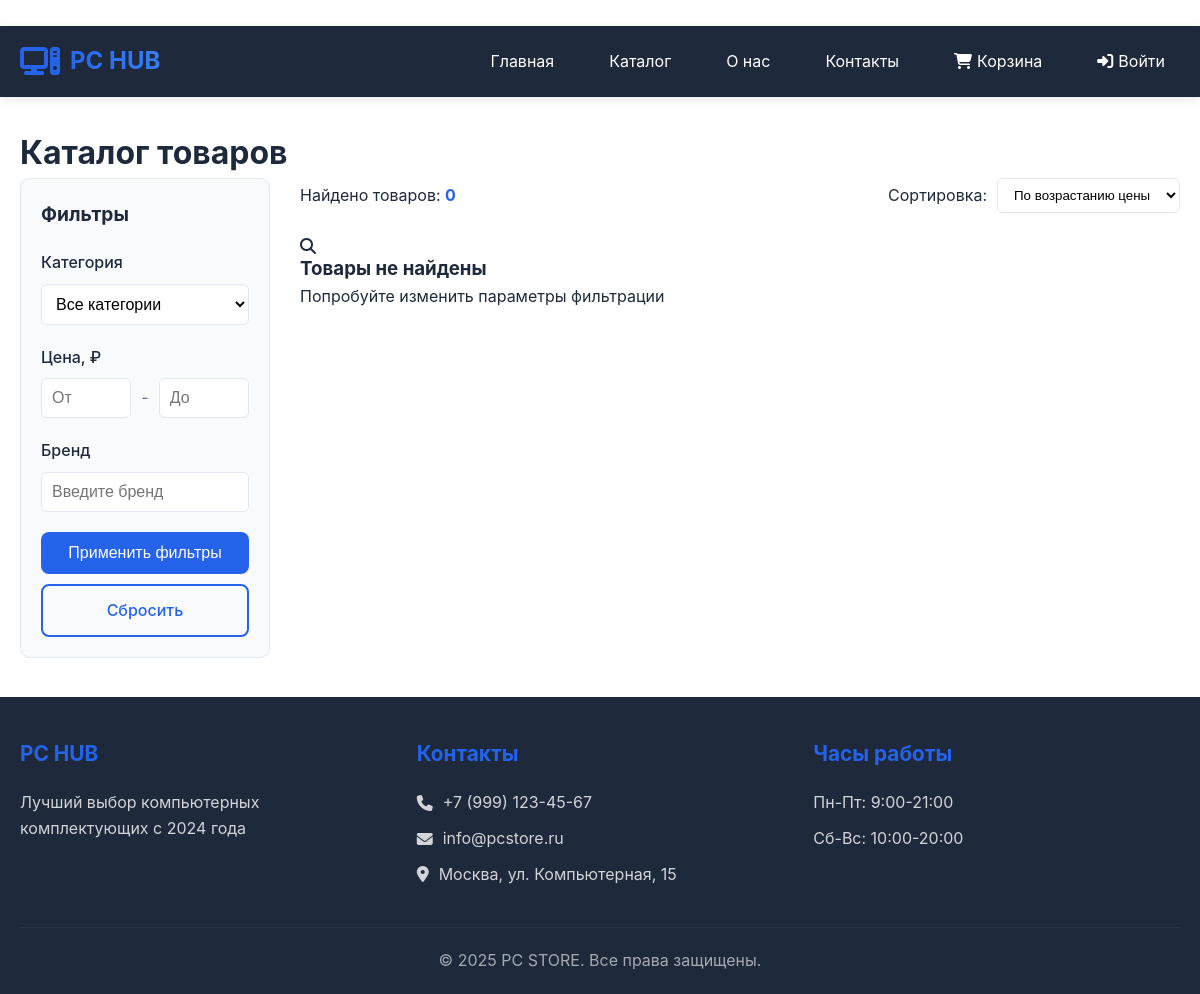
Before: /products/ with the older database file.
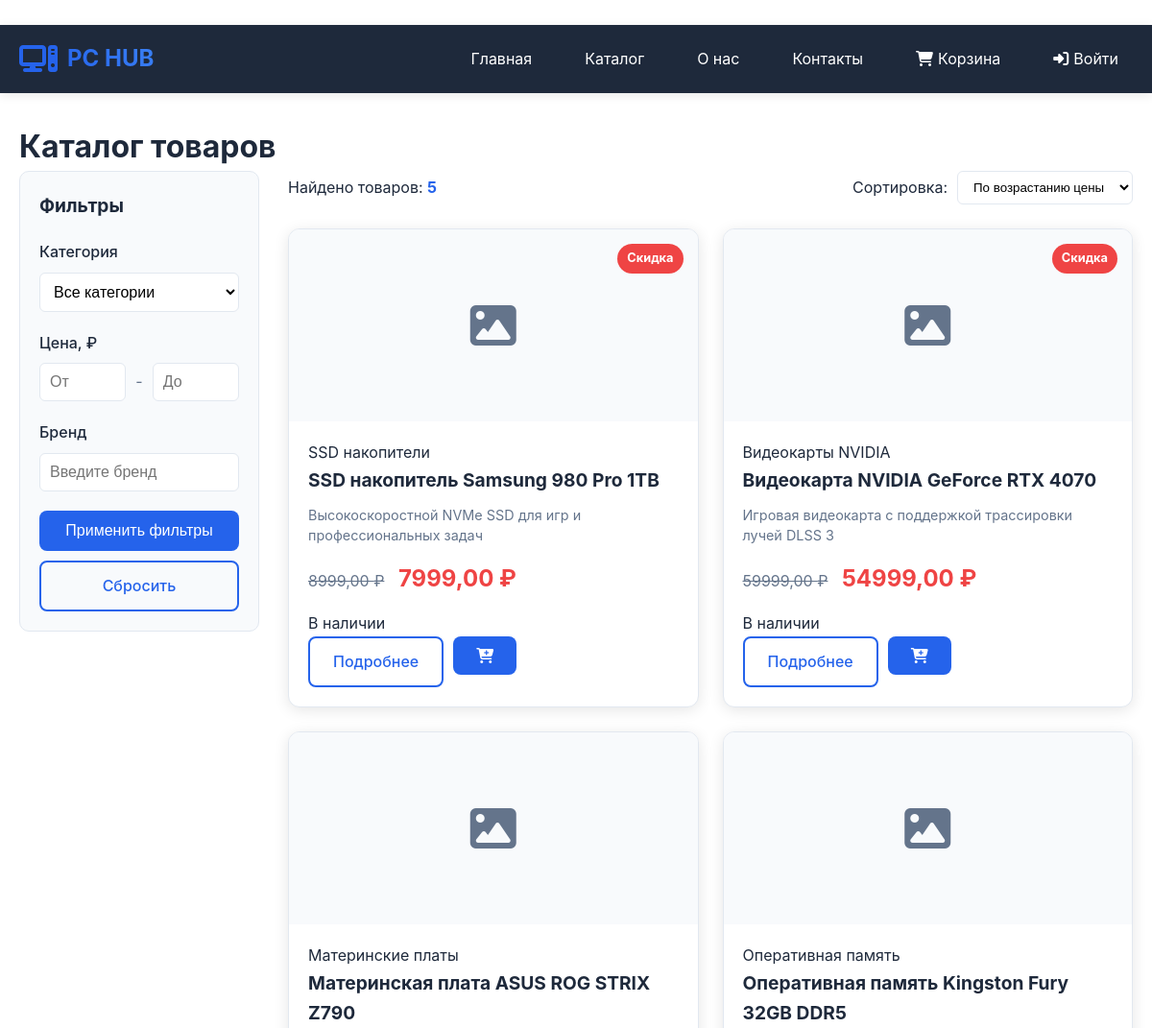
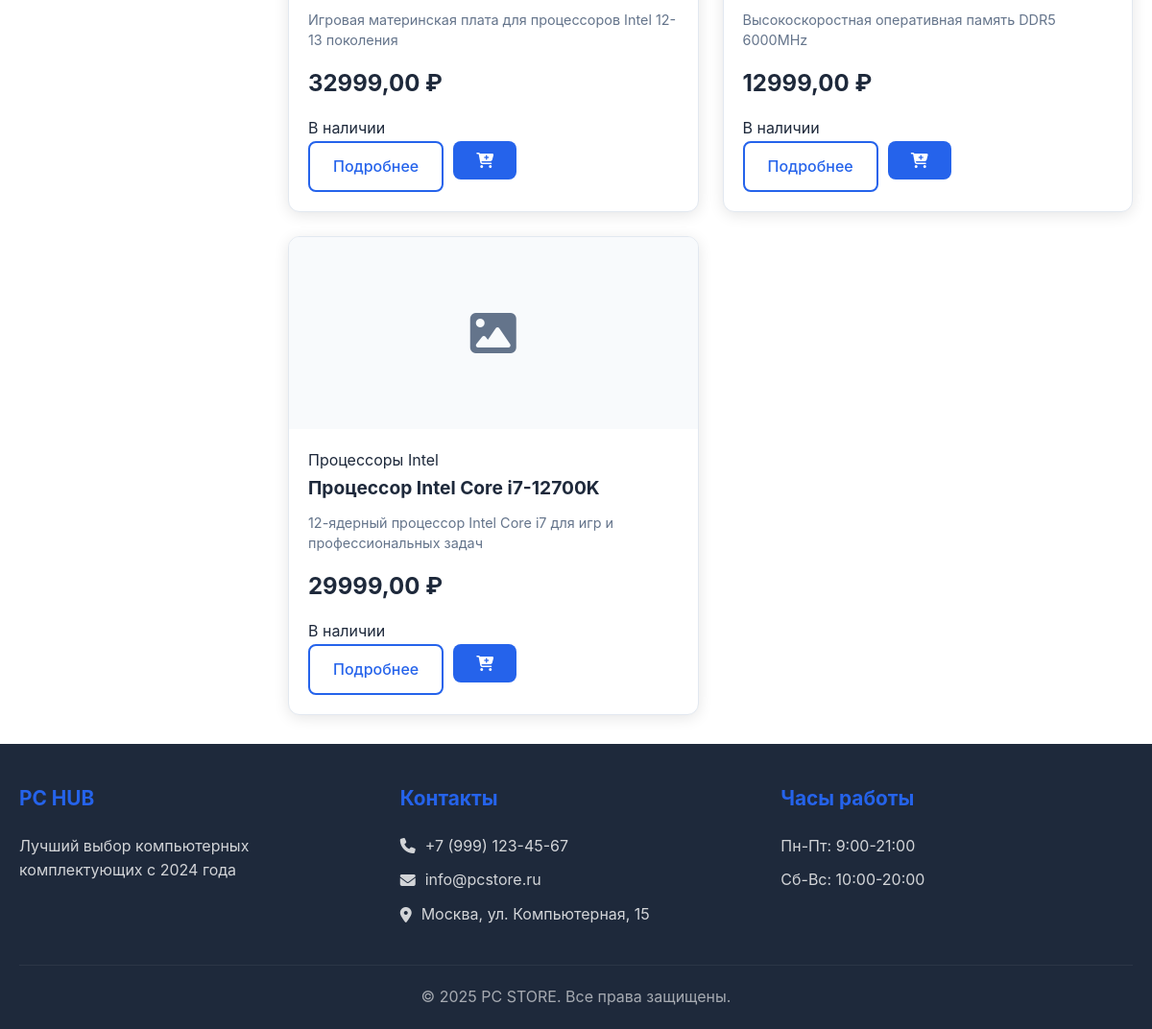
After: the same page with the newer database file (2 pictures, top to bottom).
### products/models.py (models this page shows, shortened)
class Product(models.Model):
    name = models.CharField('Название', max_length=200)
    slug = models.SlugField('Slug', unique=True)
    category = models.ForeignKey(Category, on_delete=models.CASCADE, related_name='products')
    description = models.TextField('Описание')
    price = models.DecimalField('Цена', max_digits=10, decimal_places=2)
    discount_price = models.DecimalField('Цена со скидкой', max_digits=10, decimal_places=2, null=True, blank=True)
    stock = models.PositiveIntegerField('Количество на складе')
    is_available = models.BooleanField('Доступен', default=True)
    created_at = models.DateTimeField('Дата создания', auto_now_add=True)
    image = models.ImageField('Изображение', upload_to='products/', blank=True, null=True)
    brand = models.CharField('Бренд', max_length=100, blank=True)
    model = models.CharField('Модель', max_length=100, blank=True)
    class Meta:
        verbose_name = 'Товар'
        verbose_name_plural = 'Товары'
        ordering = ['-created_at']
    def get_absolute_url(self):
        return reverse('products:product_detail', args=[self.slug])

class Category(models.Model):
    CATEGORY_TYPES = (
        ('processor', 'Процессоры'),
        ('videocard', 'Видеокарты'),
        ('motherboard', 'Материнские платы'),
        ('memory', 'Оперативная память'),
        ('storage', 'Накопители'),
        ('power', 'Блоки питания'),
        ('case', 'Корпуса'),
        ('cooler', 'Кулеры'),
        ('other', 'Другое'),
    )
    name = models.CharField('Название', max_length=100)
    slug = models.SlugField('Slug', unique=True)
    category_type = models.CharField('Тип категории', max_length=20, choices=CATEGORY_TYPES)
    class Meta:
        verbose_name = 'Категория'
        verbose_name_plural = 'Категории'

### products/views.py (the view)
# urls.py: path('', views.catalog, name='catalog'),
def catalog(request):
    products = Product.objects.filter(is_available=True)
    category = request.GET.get('category')
    if category:
        products = products.filter(category__category_type=category)
    min_price = request.GET.get('min_price')
    max_price = request.GET.get('max_price')
    if min_price:
        products = products.filter(price__gte=min_price)
    if max_price:
        products = products.filter(price__lte=max_price)
    brand = request.GET.get('brand')
    if brand:
        products = products.filter(brand__icontains=brand)
    sort = request.GET.get('sort', 'name_asc')
    if sort == 'price_asc':
        products = products.order_by('price')
    elif sort == 'price_desc':
        products = products.order_by('-price')
    elif sort == 'name_desc':
        products = products.order_by('-name')
    else:
        products = products.order_by('name')
    return render(request, 'products/catalog.html', {
        'products': products,
        'categories': Category.objects.all()
    })

### templates/products/catalog.html (shortened to what the changed rows need)
﻿{% extends 'base.html' %}
{% load static %}
{% block content %}
<div class="catalog-container">
    <div class="container">
        <h1 class="page-title">Каталог товаров</h1>
        <div class="catalog-layout">
            <main class="products-main">
                <div class="products-header">
                    <div class="products-count">
                        Найдено товаров: <span>{{ products.count }}</span>
                    </div>
                </div>
                <div class="products-grid catalog-grid">
                    {% for product in products %}
                    <div class="product-card catalog-card">
                        <div class="product-image">
                            {% if product.image %}
                            <img src="{{ product.image.url }}" alt="{{ product.name }}">
                            {% else %}
                            <div class="no-image">
                                <i class="fas fa-image"></i>
                            </div>
                            {% endif %}
                            {% if product.discount_price %}
                            <span class="discount-badge">Скидка</span>
                            {% endif %}
                        </div>
                        <div class="product-info">
                            <div class="product-category">{{ product.category.name }}</div>
                            <h3 class="product-title">{{ product.name }}</h3>
                            <p class="product-description">{{ product.description|truncatewords:20 }}</p>
                            <div class="product-price">
                                {% if product.discount_price %}
                                <div class="price-container">
                                    <span class="price-old">{{ product.price }} ₽</span>
                                    <span class="price-new">{{ product.discount_price }} ₽</span>
                                </div>
                                {% else %}
                                <span class="price">{{ product.price }} ₽</span>
                                {% endif %}
                            </div>
                            <div class="product-availability">
                                {% if product.stock > 0 %}
                                <span class="availability in-stock">В наличии</span>
                                {% else %}
                                <span class="availability out-of-stock">Нет в наличии</span>
                                {% endif %}
                            </div>
                            <div class="product-actions">
                                <a href="{{ product.get_absolute_url }}" class="btn btn-outline">Подробнее</a>
                                {% if product.stock > 0 %}
                                <form action="{% url 'cart:cart_add' product.id %}" method="post">
                                    <button type="submit" class="btn btn-primary">
                                        <i class="fas fa-cart-plus"></i>
                                    </button>
                                </form>
                                {% endif %}
                            </div>
                        </div>
                    </div>
                    {% empty %}
                    <div class="no-products-message">
                        <i class="fas fa-search"></i>
                        <h3>Товары не найдены</h3>
                        <p>Попробуйте изменить параметры фильтрации</p>
                    </div>
                    {% endfor %}
                </div>
            </main>
        </div>
    </div>
</div>
{% endblock %}

Changed rows visible on the page:
added Product: shows "Скидка", category.name "SSD накопители", name "SSD накопитель Samsung 980 Pro 1TB", description "Высокоскоростной NVMe SSD для игр и профессиональных задач", price "8999,00", discount_price "7999,00", stock "В наличии"
added Product: shows "Скидка", category.name "Видеокарты NVIDIA", name "Видеокарта NVIDIA GeForce RTX 4070", description "Игровая видеокарта с поддержкой трассировки лучей DLSS 3", price "59999,00", discount_price "54999,00", stock "В наличии"
added Product: category.name "Материнские платы", name "Материнская плата ASUS ROG STRIX Z790", description "Игровая материнская плата для процессоров Intel 12-13 поколения", price "32999,00", stock "В наличии"
added Product: category.name "Оперативная память", name "Оперативная память Kingston Fury 32GB DDR5", description "Высокоскоростная оперативная память DDR5 6000MHz", price "12999,00", stock "В наличии"
added Product: category.name "Процессоры Intel", name "Процессор Intel Core i7-12700K", description "12-ядерный процессор Intel Core i7 для игр и профессиональных задач", price "29999,00", stock "В наличии"
Other visible differences:
{{ products.count }}: "0" → "5"
text no longer shown: "Товары не найдены Попробуйте изменить параметры фильтрации"
